Frame 1 (no input): blank canvas, image omitted
Frame 60 (no input): blank canvas, image omitted
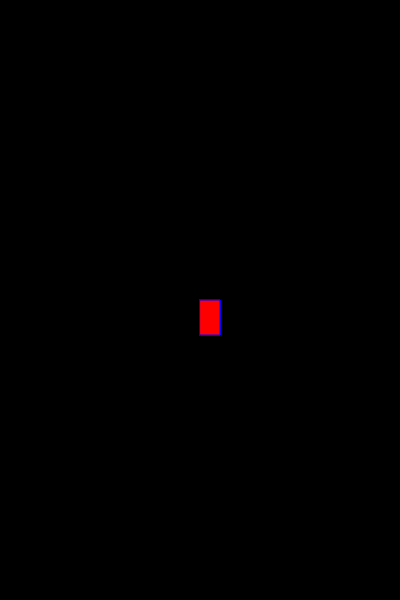
Frame 120 (the mouse pressed at the canvas centre since frame 60)

The p5.js sketch whose frames 1 and 60 were blank and that drew this single picture after the mouse press (run headless with seeded random() and noise() and a simulated clock; from frame 60 on, the mouse is pressed at the canvas centre):

// p5.js sketch
// ── sketch.js
function setup() {
    createCanvas(400, 600);
    background("black");
  }
  
  function draw() {
    stroke("blue");
    fill("red");
    
    if(mouseIsPressed){
      rect(mouseX, mouseY, 20, 35);
    }
  }
